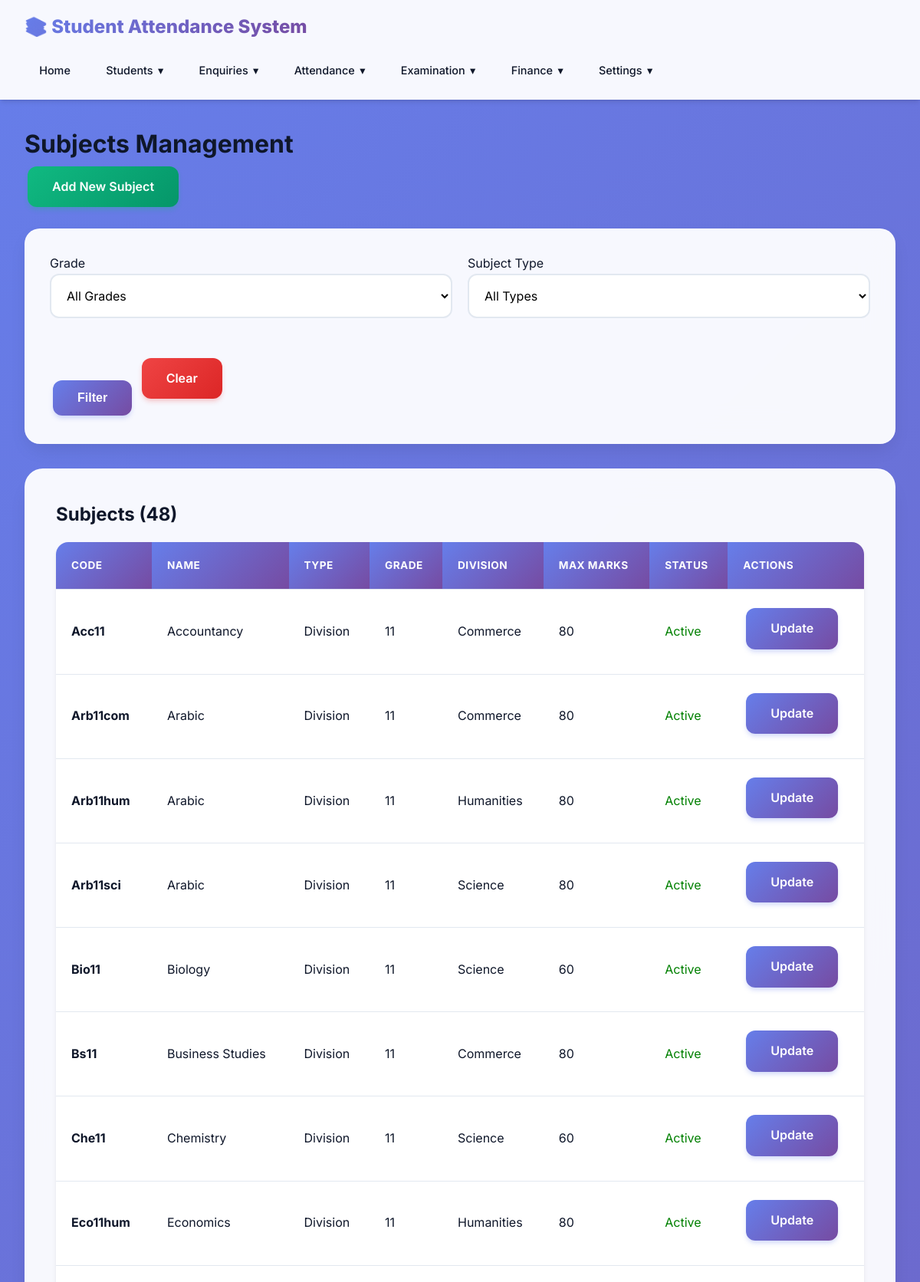
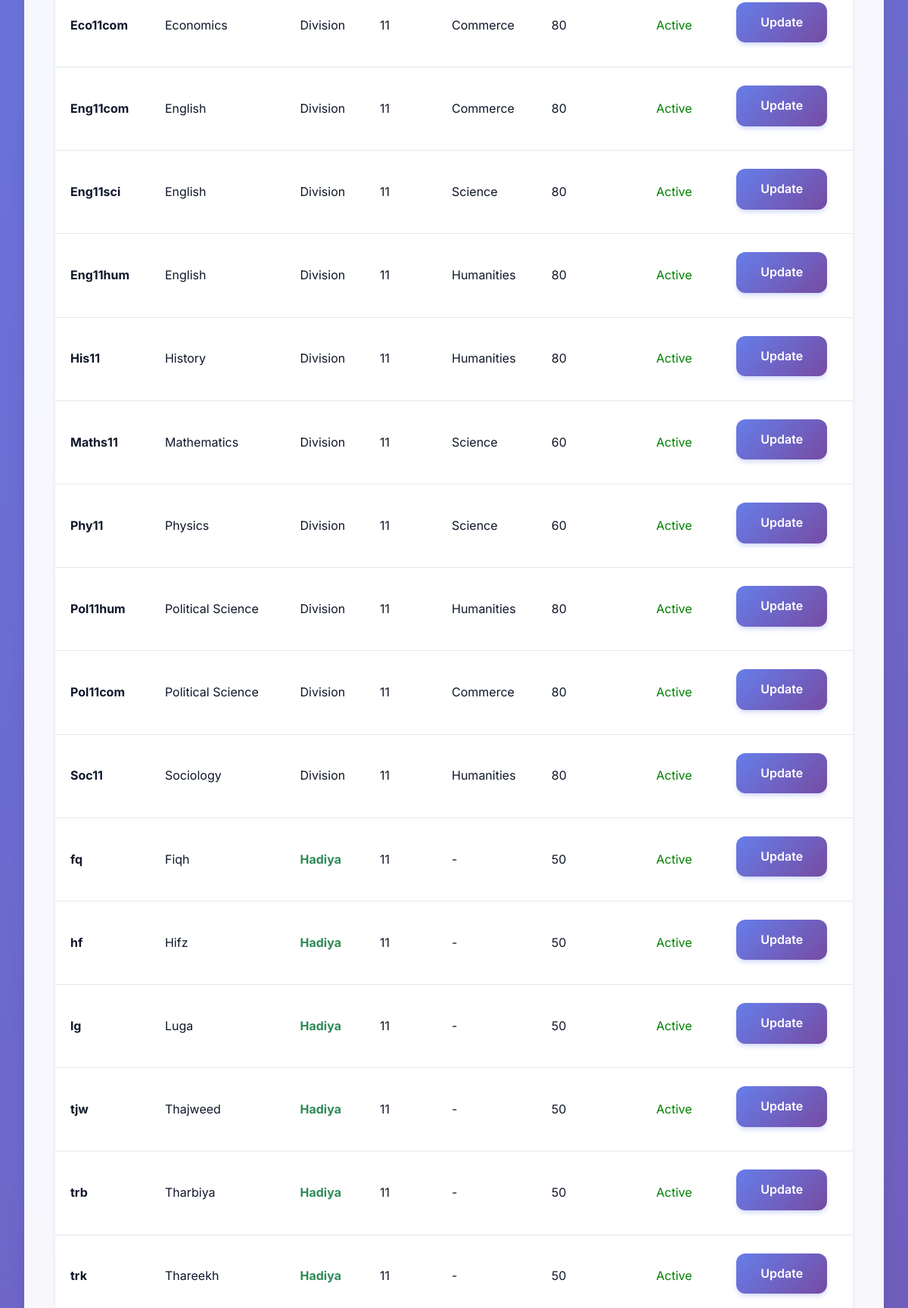
/subjects/ (upper part), run on the app's committed database (2 pictures, top to bottom).
### students/models.py (models this page shows, shortened)
class Subject(models.Model):
    SUBJECT_TYPE_CHOICES = [
        ('hadiya', 'Hadiya (Islamic)'),
        ('division', 'Division Specific'),
    ]
    name = models.CharField(max_length=200)
    subject_type = models.CharField(max_length=20, choices=SUBJECT_TYPE_CHOICES)
    grade = models.CharField(max_length=50, help_text="Grade/Year this subject belongs to")
    division = models.ForeignKey(Division, on_delete=models.CASCADE, null=True, blank=True,
                                 help_text="Required for division-specific subjects, leave blank for Hadiya")
    code = models.CharField(max_length=20, blank=True, help_text="Subject code")
    max_marks = models.PositiveIntegerField(default=100, help_text="Maximum marks for this subject")
    description = models.TextField(blank=True)
    is_active = models.BooleanField(default=True)
    class Meta:
        ordering = ['grade', 'subject_type', 'name']
        unique_together = [['name', 'grade', 'division', 'subject_type']]

class Division(models.Model):
    name = models.CharField(max_length=100, unique=True)
    description = models.TextField(blank=True)
    class Meta:
        ordering = ['name']

### students/views.py (the view)
# urls.py: path('subjects/', views.subject_list, name='subject_list'),
def subject_list(request):
    subjects = Subject.objects.all().order_by('grade', 'subject_type', 'name')
    grade = request.GET.get('grade')
    subject_type = request.GET.get('subject_type')
    if grade:
        subjects = subjects.filter(grade=grade)
    if subject_type:
        subjects = subjects.filter(subject_type=subject_type)
    grades = list(Subject.objects.values_list('grade', flat=True).distinct().order_by('grade'))
    context = {
        'subjects': subjects,
        'grades': grades,
        'current_filters': {
            'grade': grade,
            'subject_type': subject_type
        }
    }
    return render(request, 'students/subject_list.html', context)

### students/templates/students/subject_list.html (shortened to what this page needs)
{% extends 'students/base.html' %}
{% block content %}
<h1>Subjects Management</h1>
<div style="margin-bottom: 1rem;">
    <a href="{% url 'students:subject_create' %}" class="btn btn-success">Add New Subject</a>
</div>
<div class="filter-form">
    <form method="get">
        <div class="form-row">
            <div class="form-group">
                <label>Grade</label>
                <select name="grade">
                    <option value="">All Grades</option>
                </select>
            </div>
            <div class="form-group">
                <label>Subject Type</label>
                <select name="subject_type">
                    <option value="">All Types</option>
                </select>
            </div>
        </div>
        <button type="submit" class="btn">Filter</button>
        <a href="{% url 'students:subject_list' %}" class="btn btn-danger">Clear</a>
    </form>
</div>
<div class="card">
    <h2>Subjects ({{ subjects.count }})</h2>
    <div class="table-wrapper">
    <table>
        <thead>
            <tr>
                <th>Code</th>
                <th>Name</th>
                <th>Type</th>
                <th>Grade</th>
                <th>Division</th>
                <th>Max Marks</th>
                <th>Status</th>
                <th>Actions</th>
            </tr>
        </thead>
        <tbody>
            {% for subject in subjects %}
            <tr>
                <td><strong>{{ subject.code }}</strong></td>
                <td>{{ subject.name }}</td>
                <td>
                    {% if subject.subject_type == 'all' %}Common
                    {% elif subject.subject_type == 'hadiya' %}<span style="color: #2e8b57; font-weight: bold;">Hadiya</span>
                    {% else %}Division{% endif %}
                </td>
                <td>{{ subject.grade|default:"-" }}</td>
                <td>{{ subject.division.name|default:"-" }}</td>
                <td>{{ subject.max_marks }}</td>
                <td>
                    {% if subject.is_active %}
                        <span style="color: green;">Active</span>
                    {% else %}
                        <span style="color: red;">Inactive</span>
                    {% endif %}
                </td>
                <td>
                    <a href="{% url 'students:subject_update' subject.pk %}" class="btn">Update</a>
                </td>
            </tr>
            {% empty %}
            <tr>
                <td colspan="8" style="text-align: center;">No subjects found.</td>
            </tr>
            {% endfor %}
        </tbody>
    </table>
    </div>
</div>
{% endblock %}

### students/templates/students/base.html (style rules this page uses)
* { margin: 0; padding: 0; box-sizing: border-box; }
:root { --primary: #6366f1; --primary-dark: #4f46e5; --primary-light: #818cf8; --secondary: #ec4899; --accent: #8b5cf6; --success: #10b981; --danger: #ef4444; --warning: #f59e0b; --dark: #0f172a; --dark-secondary: #1e293b; --light: #f8fafc; --gray: #64748b; --border: #e2e8f0; --shadow: rgba(0, 0, 0, 0.1); --gradient-1: linear-gradient(135deg, #667eea 0%, #764ba2 100%); --gradient-2: linear-gradient(135deg, #f093fb 0%, #f5576c 100%); --gradient-3: linear-gradient(135deg, #4facfe 0%, #00f2fe 100%); --gradient-4: linear-gradient(135deg, #43e97b 0%, #38f9d7 100%); }
body { font-family: 'Inter', -apple-system, BlinkMacSystemFont, 'Segoe UI', Roboto, sans-serif; background: linear-gradient(135deg, #667eea 0%, #764ba2 100%); color: var(--dark); min-height: 100vh; line-height: 1.6; }
.card { background: rgba(255, 255, 255, 0.95); backdrop-filter: blur(20px); border-radius: 24px; padding: 2.5rem; margin-bottom: 2rem; box-shadow: 0 20px 25px -5px rgba(0, 0, 0, 0.1), 0 10px 10px -5px rgba(0, 0, 0, 0.04); border: 1px solid rgba(255, 255, 255, 0.3); transition: all 0.3s cubic-bezier(0.4, 0, 0.2, 1); }
.btn { display: inline-block; padding: 0.875rem 2rem; background: var(--gradient-1); color: white; text-decoration: none; border-radius: 12px; border: none; cursor: pointer; transition: all 0.3s cubic-bezier(0.4, 0, 0.2, 1); font-size: 1rem; font-weight: 600; margin: 0.25rem; position: relative; overflow: hidden; box-shadow: 0 4px 6px -1px rgba(102, 126, 234, 0.3); }
.btn::before { content: ''; position: absolute; top: 50%; left: 50%; width: 0; height: 0; border-radius: 50%; background: rgba(255, 255, 255, 0.2); transform: translate(-50%, -50%); transition: width 0.6s, height 0.6s; }
.btn-success { background: linear-gradient(135deg, #10b981 0%, #059669 100%); box-shadow: 0 4px 6px -1px rgba(16, 185, 129, 0.3); }
.btn-danger { background: linear-gradient(135deg, #ef4444 0%, #dc2626 100%); box-shadow: 0 4px 6px -1px rgba(239, 68, 68, 0.3); }
.table-wrapper { overflow-x: auto; -webkit-overflow-scrolling: touch; margin-top: 1rem; border-radius: 16px; box-shadow: 0 4px 6px -1px rgba(0, 0, 0, 0.1); }
table { width: 100%; border-collapse: collapse; min-width: 600px; background: white; }
th, td { padding: 1.25rem; text-align: left; border-bottom: 1px solid var(--border); }
th { background: linear-gradient(135deg, #667eea 0%, #764ba2 100%); color: white; font-weight: 700; text-transform: uppercase; font-size: 0.85rem; letter-spacing: 0.5px; }
tbody tr { transition: all 0.3s ease; }
.form-group { margin-bottom: 1.75rem; }
input[type="text"], input[type="date"], input[type="time"], input[type="email"], input[type="number"], input[type="file"], select, textarea { width: 100%; padding: 1rem; border: 2px solid var(--border); border-radius: 12px; font-size: 1rem; transition: all 0.3s ease; background: white; font-family: inherit; }
.filter-form { background: rgba(255, 255, 255, 0.95); backdrop-filter: blur(20px); padding: 2rem; border-radius: 20px; margin-bottom: 2rem; border: 1px solid rgba(255, 255, 255, 0.3); box-shadow: 0 10px 25px -5px rgba(0, 0, 0, 0.1); }
.filter-form .form-row { display: grid; grid-template-columns: repeat(auto-fit, minmax(220px, 1fr)); gap: 1.25rem; margin-bottom: 1.25rem; }

### data on the page
Subject: code "Acc11", name "Accountancy", subject_type "Division", grade "11", division.name "Commerce", max_marks "80", is_active "Active"
Subject: code "Arb11com", name "Arabic", subject_type "Division", grade "11", division.name "Commerce", max_marks "80", is_active "Active"
Subject: code "Arb11hum", name "Arabic", subject_type "Division", grade "11", division.name "Humanities", max_marks "80", is_active "Active"
Subject: code "Arb11sci", name "Arabic", subject_type "Division", grade "11", division.name "Science", max_marks "80", is_active "Active"
Subject: code "Bio11", name "Biology", subject_type "Division", grade "11", division.name "Science", max_marks "60", is_active "Active"
Subject: code "Bs11", name "Business Studies", subject_type "Division", grade "11", division.name "Commerce", max_marks "80", is_active "Active"
Subject: code "Che11", name "Chemistry", subject_type "Division", grade "11", division.name "Science", max_marks "60", is_active "Active"
Subject: code "Eco11hum", name "Economics", subject_type "Division", grade "11", division.name "Humanities", max_marks "80", is_active "Active"
Subject: code "Eco11com", name "Economics", subject_type "Division", grade "11", division.name "Commerce", max_marks "80", is_active "Active"
Subject: code "Eng11com", name "English", subject_type "Division", grade "11", division.name "Commerce", max_marks "80", is_active "Active"
Subject: code "Eng11sci", name "English", subject_type "Division", grade "11", division.name "Science", max_marks "80", is_active "Active"
Subject: code "Eng11hum", name "English", subject_type "Division", grade "11", division.name "Humanities", max_marks "80", is_active "Active"
Subject: code "His11", name "History", subject_type "Division", grade "11", division.name "Humanities", max_marks "80", is_active "Active"
Subject: code "Maths11", name "Mathematics", subject_type "Division", grade "11", division.name "Science", max_marks "60", is_active "Active"
Subject: code "Phy11", name "Physics", subject_type "Division", grade "11", division.name "Science", max_marks "60", is_active "Active"
Subject: code "Pol11hum", name "Political Science", subject_type "Division", grade "11", division.name "Humanities", max_marks "80", is_active "Active"
Subject: code "Pol11com", name "Political Science", subject_type "Division", grade "11", division.name "Commerce", max_marks "80", is_active "Active"
Subject: code "Soc11", name "Sociology", subject_type "Division", grade "11", division.name "Humanities", max_marks "80", is_active "Active"
Subject: code "fq", name "Fiqh", subject_type "Hadiya", grade "11", division.name "-", max_marks "50", is_active "Active"
Subject: code "hf", name "Hifz", subject_type "Hadiya", grade "11", division.name "-", max_marks "50", is_active "Active"
Subject: code "lg", name "Luga", subject_type "Hadiya", grade "11", division.name "-", max_marks "50", is_active "Active"
Subject: code "tjw", name "Thajweed", subject_type "Hadiya", grade "11", division.name "-", max_marks "50", is_active "Active"
Subject: code "trb", name "Tharbiya", subject_type "Hadiya", grade "11", division.name "-", max_marks "50", is_active "Active"
Subject: code "trk", name "Thareekh", subject_type "Hadiya", grade "11", division.name "-", max_marks "50", is_active "Active"

### other printed values
{{ subjects.count }} "48"
